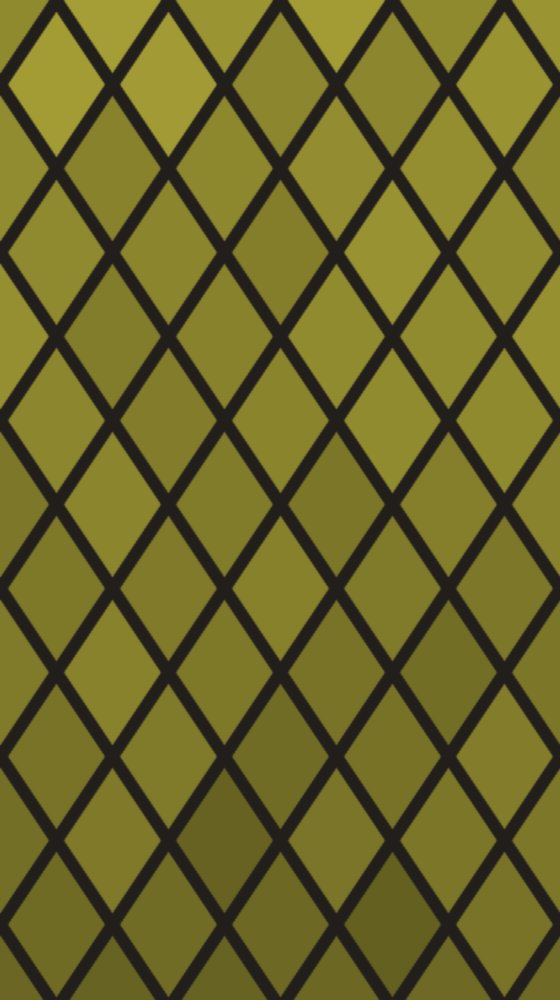
#> input picture assets/game/stand-in/locust.jpg, 560 x 1000 px
$ python -i assemble.py   (imports and definitions only)
#> lines starting #> are read from the running program, lines starting #| are printed output that depends on the picture
"""Checks card-art pictures against the shape guide and shows each one on the game's card, with no fitting by hand.

For each PNG in the art folder it:
  1. measures how far the panel's edges are from the guide's (the check);
  2. moves the picture into card space (560 x 1000) with the recipe's one fixed crop, as prep_units.py does;
  3. draws a preview of the game's card over it: the lead outline, the part of the picture the card shows,
     and where the Attack and Health discs sit (empty: the game draws the numbers).

    python tools/art/glass-art/assemble.py <art folder> <out folder>

It writes <name>.png (the card at 4 times game size, 560 x 1000), <name>-game.png (140 x 250, the size
it is in the game) and sheet.jpg (every card at twice game size). The card's numbers are read from the
game's own layout file, assets/glass/l1/layout.json, so the preview follows the game. It is an outline
for judging the art, not the game's look: the lead is flat, with no gradient, bevel, slab or light.

Run make_guide.py first if window.json is missing.
"""
import argparse
import glob
import json
import math
import os
import sys

from PIL import Image, ImageChops, ImageDraw

HERE = os.path.dirname(os.path.abspath(__file__))
REPO = os.path.dirname(os.path.dirname(os.path.dirname(HERE)))
sys.path.insert(0, HERE)
from make_guide import grow  # noqa: E402

LAYOUT = os.path.join(REPO, "assets", "glass", "l1", "layout.json")
CARD = (560, 1000)    # card space: the art file's size
K = 4                 # preview scale: 4 preview px per game px (a 140 x 250 card becomes 560 x 1000)
SUPER = 4             # drawn this much bigger and shrunk, for smooth edges
TOLERANCE = 12        # canvas px a panel edge may sit from the guide's before the picture is flagged
MARK = (255, 0, 255)
LEAD = (35, 39, 38)   # the middle of the game's lead gradient
GROUND = (14, 18, 17)
DISC = (230, 214, 180)
RIM = (28, 32, 31)
RIM_LINE = (85, 91, 88)


def outside_of_panel(im):
    """Mask of the near-black ground round the panel, found by flood fill from the four corners."""
    c = im.copy()
    w, h = c.size
    for seed in [(3, 3), (w - 4, 3), (3, h - 4), (w - 4, h - 4)]:
        if c.getpixel(seed) != MARK:
            ImageDraw.floodfill(c, seed, MARK, thresh=42)
    r, g, b = c.split()
    hit = lambda want: (lambda v: 255 if v == want else 0)
    return ImageChops.darker(ImageChops.darker(r.point(hit(255)), b.point(hit(255))), g.point(hit(0)))


# [84 lines left out: functions card_spec, preview, main, not called in this run]


# [2 lines not run here, left out]

>>> import cv2
>>> picture = cv2.imread('../../../assets/game/stand-in/locust.jpg', cv2.IMREAD_GRAYSCALE)
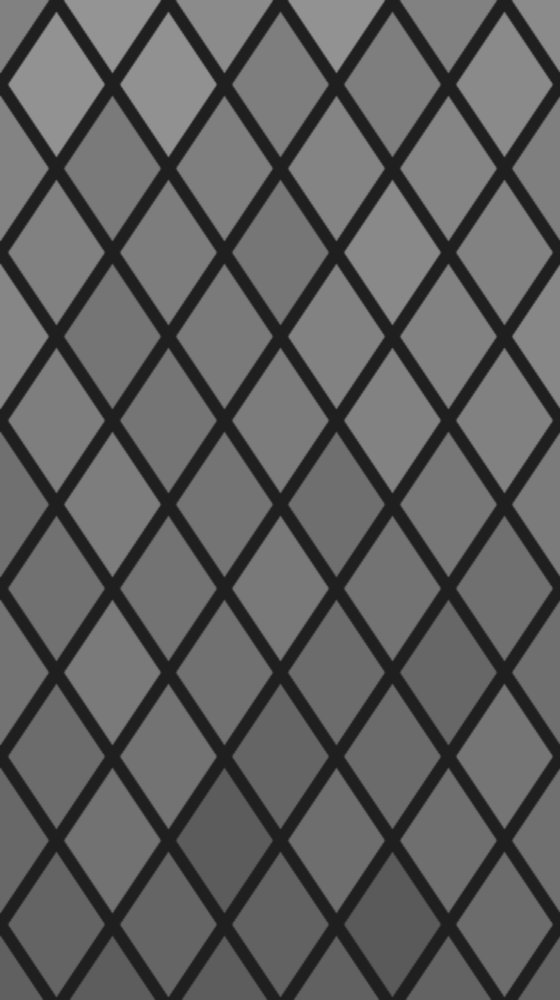
#> picture: shape (1000, 560); min 24, max 153, mean 96.8
#> (the run stopped early here; a loop or call above may not have finished)
